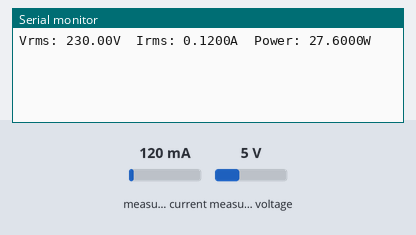
Bench run of a sketch on a simulated ESP32. Shown: the last lines printed to the serial monitor. The test bench sets the inputs (shaded band); at power-on: measured current 120 mA, measured voltage 5 V.

Above: at 2.2 s.
2.3 s: measured current set to 40 mA
At 7.5 s:
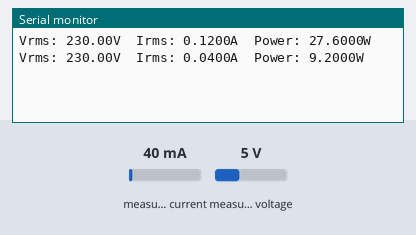
8.2 s: measured voltage set to 0.3 V
At 12.7 s:
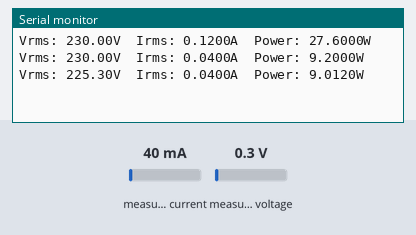
14.1 s: measured current set to 500 mA
At 17.9 s:
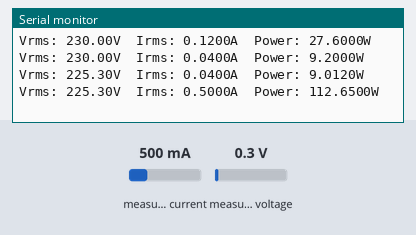
20.0 s: measured voltage set to 3.8 V
At 23.1 s:
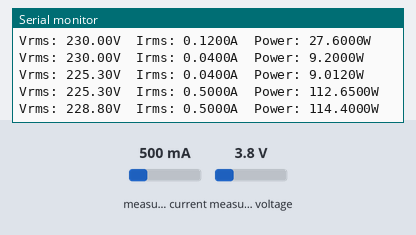
Timing chart, 0 to 24.6 s (numbered marks = the images above; inputs shaded):
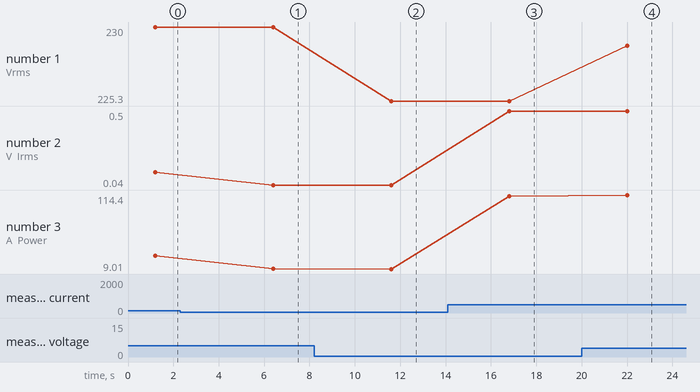

Measured:
- after the input at 2.3 s, the serial monitor: prints a new line after 4.1 s (image 1)
- after the input at 8.2 s, the serial monitor: prints a new line after 3.4 s (image 2)
- after the input at 14.1 s, the serial monitor: prints a new line after 2.7 s (image 3)
- after the input at 20.0 s, the serial monitor: prints a new line after 2.0 s (image 4)
- plotted number 1: 230 → 225.3 after the input at 8.2 s, 225.3 → 228.8 after the input at 20.0 s
- plotted number 2: 0.12 → 0.04 after the input at 2.3 s, 0.04 → 0.5 after the input at 14.1 s
- plotted number 3: 27.6 → 9.2 after the input at 2.3 s, 9.2 → 9.01 after the input at 8.2 s, 9.01 → 112.65 after the input at 14.1 s, 112.65 → 114.4 after the input at 20.0 s

The sketch:

Voltage_Current_Power.ino
```cpp
#include "EmonLib.h"

const float vCalibration = 41.5;
const float currCalibration = 0.15;

EnergyMonitor emon;

void setup()
{
  Serial.begin(115200);
  emon.voltage(35, vCalibration, 1.7);
  emon.current(34, currCalibration);
  delay(1000);
}

void loop()
{
  emon.calcVI(20, 2000);
  Serial.printf("Vrms: %.2fV\tIrms: %.4fA\tPower: %.4fW\n",
                emon.Vrms, emon.Irms, emon.apparentPower);
  delay(5000);
}
```
